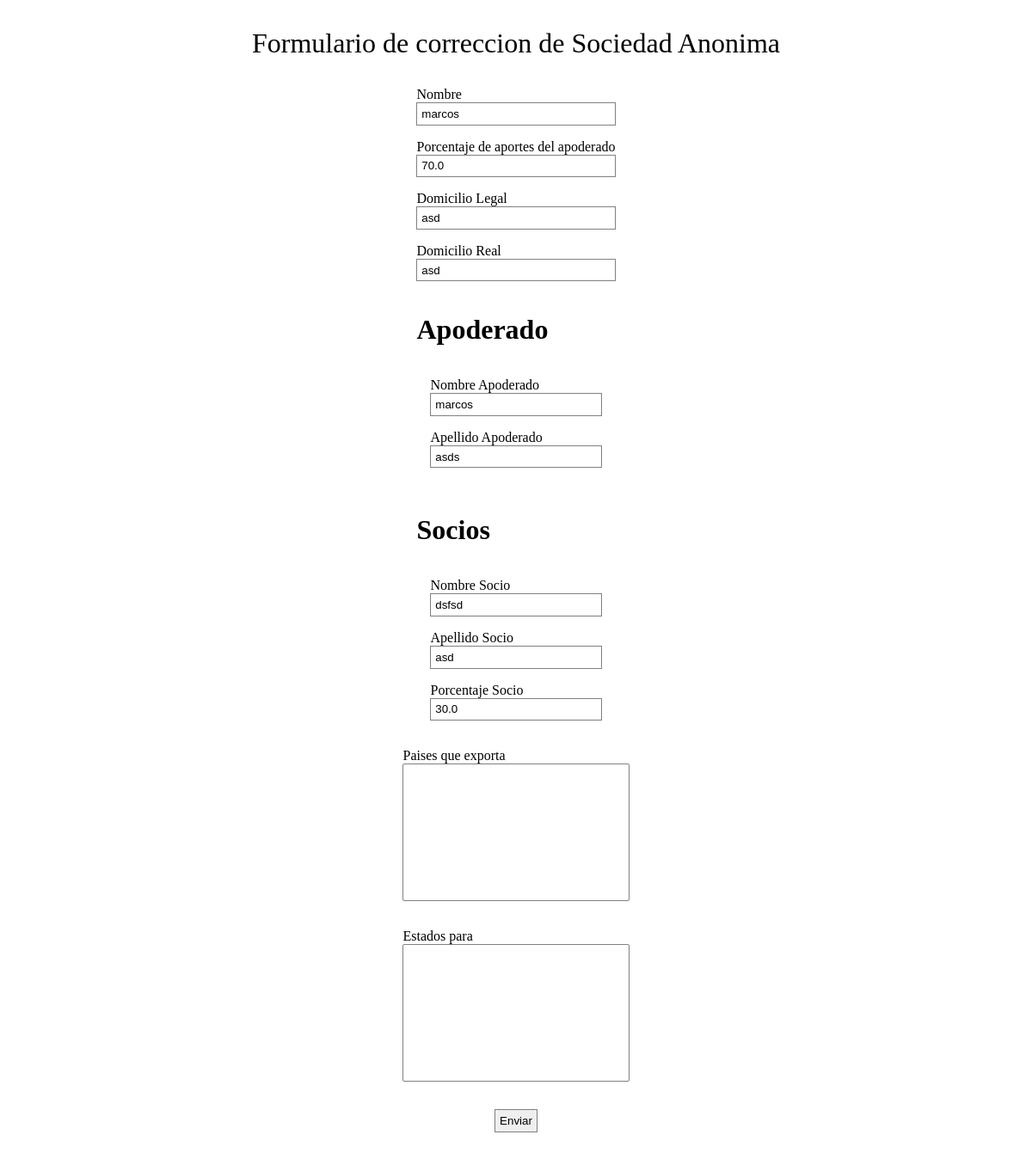
/SA/correciones_area_legales/1/1, run on an earlier commit of the app's database.
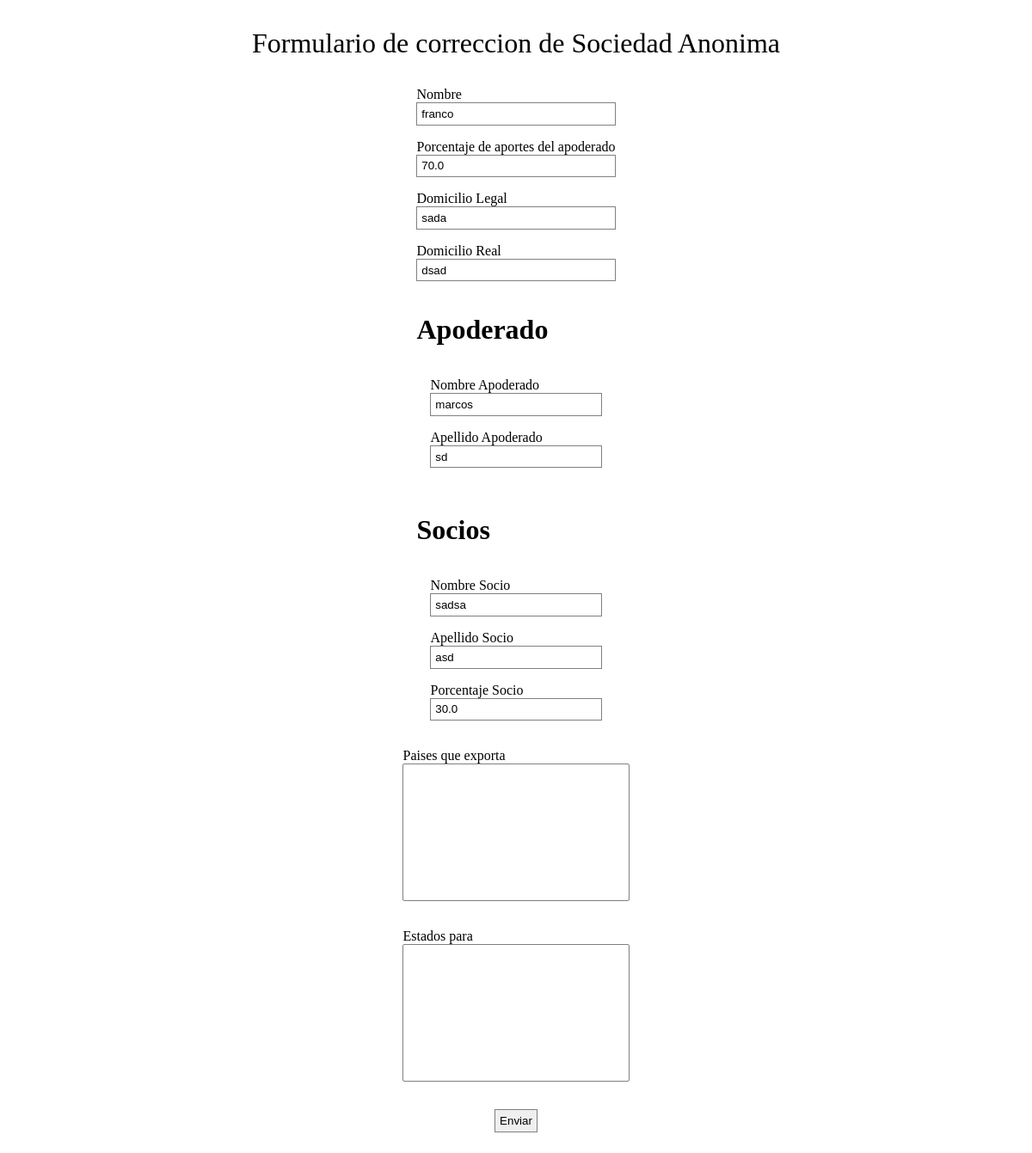
And on a later commit of the database.
### models/models.py (models this page shows, shortened)
class SociedadAnonima(models.Model):
    class Meta:
        db_table = 'SociedadAnonima'
    nombre = models.CharField(max_length = 255, null = False)
    fecha_creacion = models.DateField(null=False)
    estatuto = models.FileField(null = False)
    domicilio_real = models.CharField(max_length = 255, null = False)
    domicilio_legal = models.CharField(max_length = 255, null = False)
    email_apoderado = models.EmailField()
    apoderado = models.OneToOneField('SocioSociedadAnonima', null = False, on_delete = models.CASCADE)
    paises_exporta = models.ManyToManyField('Pais')
    estados_exporta = models.ManyToManyField('Estado')
    estado_bonita = models.CharField(max_length = 50, null = True)  #Tarea en la que está
    numero_expediente = models.CharField(max_length=30,verbose_name='Numero de expediente',null=True)            #Numero unico, expediente bonita
    encrypted_id = models.CharField(max_length = 255, null = True)  #id para url
    url_qr = models.TextField(null = True)
    hash_estampilla = models.TextField(null = True)
    short_hash_estampilla = models.TextField(null = True)
    id_caso = models.IntegerField(null = True)                      #id caso bonita
    carpeta_fisica = models.TextField(null = True)

class SocioSociedadAnonima(models.Model):
    class Meta:
        db_table = 'SocioSociedadAnonima'
    nombre = models.CharField(max_length = 255, null = False)
    apellido = models.CharField(max_length = 255 , null = False)
    porcentaje_aporte = models.FloatField()
    sociedad = models.ForeignKey(SociedadAnonima, null = True, on_delete = models.CASCADE, related_name='socios') #Si es null, entonces es un apoderado

### dssd/views.py (the view, shortened to what this page needs)
# urls.py: path('SA/correciones_area_legales/<int:id_sociedad>/<int:id_caso>', SociedadAnonimaCorreccionAreaLegales.as_view()),
class SociedadAnonimaCorreccionAreaLegales(View):
    def get(self, request, id_sociedad, id_caso):
        try:
            sociedad_anonima = repository.sociedad_anonima(id_sociedad)
            action_url = f'/SA/correciones_area_legales/{id_sociedad}/{id_caso}'
            context = {'existe_sociedad': True, 'sociedad_anonima': sociedad_anonima, 'expired': False, "action_url": action_url}
        except:
            context = {'existe_socidad': False, 'expired': False}
        return render(request, 'sociedad_anonima/correcciones.html', context)

### repository/repository.py (called while the page is built)
    def sociedad_anonima(self, id_sociedad):
        return SociedadAnonima.objects.get(id=id_sociedad)

### templates/sociedad_anonima/correcciones.html (shortened to what the changed rows need)
{% block content %}
{% if expired %}
<h1> Expirado </h1>
{% else %}
    {% if existe_sociedad %}
    <div>
        <p id="title"> Formulario de correccion de Sociedad Anonima </p>
        <div id= "formAndErros">
            <form id="form" method="POST" action={{action_url}} enctype="multipart/form-data">
                <div class="labelAndInput">
                    <label for="nombre"> Nombre </label>
                    <input id="nombre" name="nombre" type="text" placeholder="Ingrese el nombre de la SA" value={{sociedad_anonima.nombre}} required/>
                </div>
                <div class="labelAndInput" >
                    <label for="nombre"> Porcentaje de aportes del apoderado</label>
                    <input id="porcentajeApoderado" name="porcentajeApoderado" type="number" value={{sociedad_anonima.apoderado.porcentaje_aporte}} min="0" max="100" required/>
                </div>
                <div class="labelAndInput">
                    <label for="domicilio_legal"> Domicilio Legal </label>
                    <input id="domicilio_legal" name="domicilio_legal" type="text" placeholder="Ingrese el domicilio legal" value={{sociedad_anonima.domicilio_legal}} required/>
                </div>
                <div class="labelAndInput">
                    <label for="nombre"> Domicilio Real </label>
                    <input id="domicilio_real" name="domicilio_real" type="text" placeholder="Ingrese el domicilio real" value={{sociedad_anonima.domicilio_real}} required/>
                </div>
                <div class="labelAndInput">
                    <h1> Apoderado </h1>
                    <div>
                        <div class="labelAndInput">
                            <label for="nombre_apoderado"> Nombre Apoderado</label>
                            <input id="nombre_apoderado" name="nombre_apoderado" type="text" placeholder="Ingrese el nombre del apoderado" value={{sociedad_anonima.apoderado.nombre}} required/>
                        </div>
                        <div class="labelAndInput">
                            <label for="apellido"> Apellido Apoderado </label>
                            <input id="apellido_apoderado" name="apellido_apoderado" type="text" placeholder="Ingrese el apellido del apoderado" value={{sociedad_anonima.apoderado.apellido}} required/>
                        </div>
                    </div>
                </div>
                <div class="labelAndInput" >
                    <h1> Socios </h1>
                    {% for socio in sociedad_anonima.socios.all %}
                    <div id="socios">
                        <div class="labelAndInput">
                            <label> Nombre Socio</label>
                            <input id="nombre_apoderado" name="nombre_socio" type="text" placeholder="Ingrese el nombre del apoderado" value={{socio.nombre}} required/>
                        </div>
                        <div class="labelAndInput">
                            <label> Apellido Socio </label>
                            <input id="apellido_apoderado" name="apellido_socio" type="text" placeholder="Ingrese el apellido del apoderado" value={{socio.apellido}} required/>
                        </div>
                        <div class="labelAndInput" >
                            <label> Porcentaje Socio</label>
                            <input id="porcentajeSocio" name="porcentajeSocio" type="number" min="0" max="100" value={{socio.porcentaje_aporte}}  required/>
                        </div>
                    </div>
                    {% endfor %}
                </div>
                <div id="combos">
                    <label for="nombre"> Paises que exporta </label>
                    <select id="countries" name="countries" onchange="countryStates()" multiple>
                    </select>
                    <label for="states" id="label-states">Estados para</label>
                    <select id="states" name="states" multiple>
                    </select>
                </div>
                <div id="divEnviar">
                    <input type="submit" value="Enviar">
                </div>
            </form>
        </div>
    </div>
    {% else %}
    <h1> La sociedad no existe </h1>
    {% endif %}
{% endif %}
{% endblock content %}

What changed in the data, as far as the page shows it:
changed SociedadAnonima "marcos": nombre "marcos" → "franco"; domicilio_legal "asd" → "sada"; domicilio_real "asd" → "dsad"; apellido_apoderado "asds" → "sd"
changed SocioSociedadAnonima "asd": nombre_socio "dsfsd" → "sadsa"
